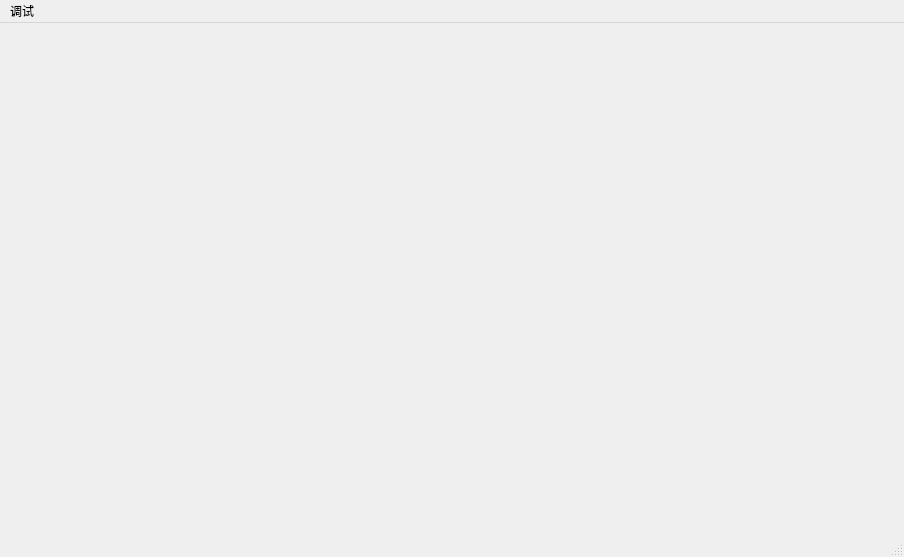
<?xml version="1.0" encoding="UTF-8"?>
<ui version="4.0">
 <class>MainWindow</class>
 <widget class="QMainWindow" name="MainWindow">
  <property name="geometry">
   <rect>
    <x>0</x>
    <y>0</y>
    <width>904</width>
    <height>557</height>
   </rect>
  </property>
  <property name="windowTitle">
   <string>harvest</string>
  </property>
  <widget class="QWidget" name="centralWidget">
   <layout class="QGridLayout" name="gridLayout"/>
  </widget>
  <widget class="QStatusBar" name="statusBar"/>
  <widget class="QMenuBar" name="menuBar">
   <property name="geometry">
    <rect>
     <x>0</x>
     <y>0</y>
     <width>904</width>
     <height>23</height>
    </rect>
   </property>
   <widget class="QMenu" name="menu">
    <property name="title">
     <string>调试</string>
    </property>
    <addaction name="actionConsole"/>
   </widget>
   <addaction name="menu"/>
  </widget>
  <action name="actionConsole">
   <property name="text">
    <string>console</string>
   </property>
  </action>
 </widget>
 <layoutdefault spacing="6" margin="11"/>
 <resources/>
 <connections/>
</ui>
